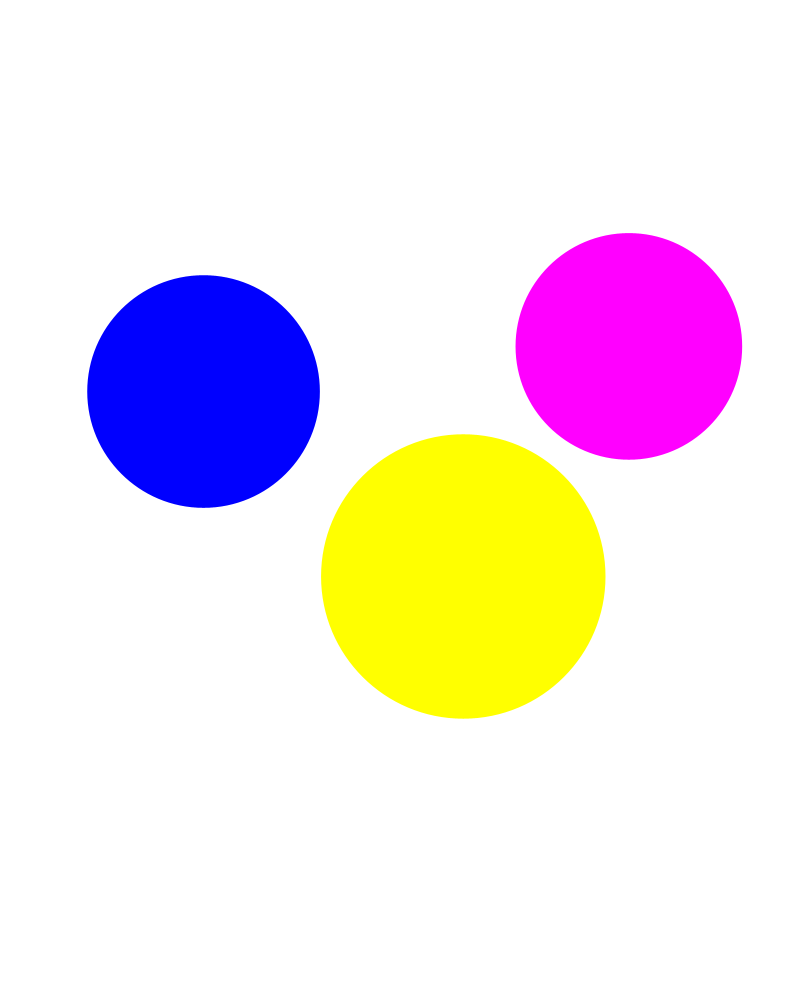
Frame 1 (no input)
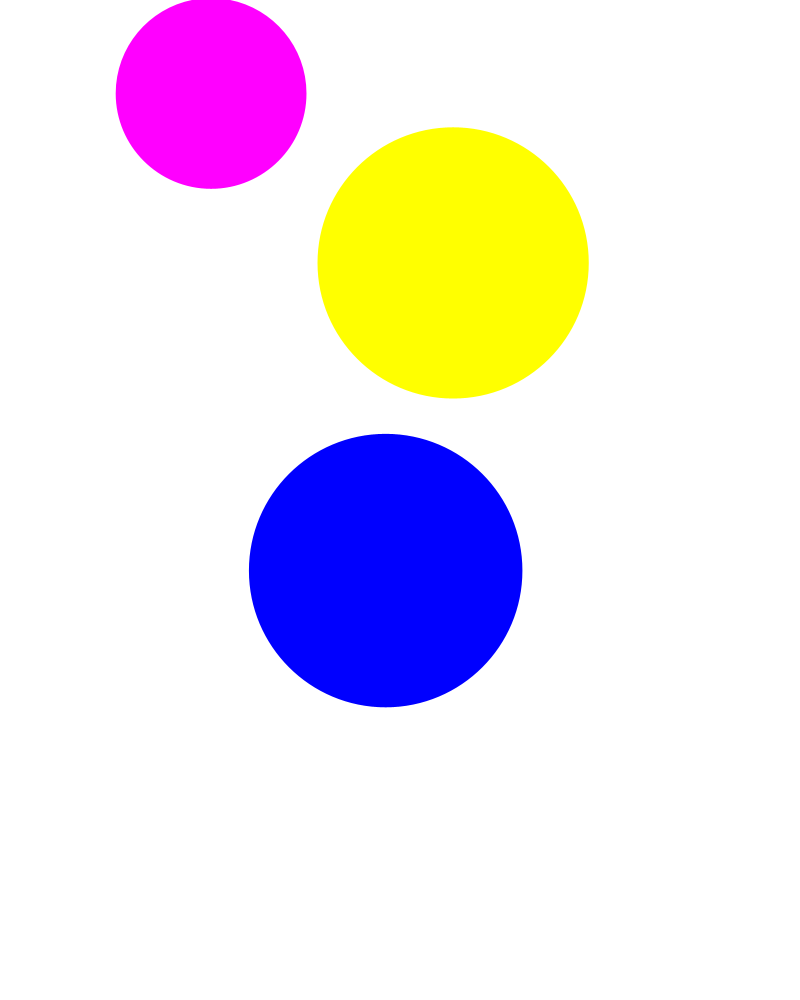
Frame 60 (the mouse pressed at the canvas centre just before this capture)
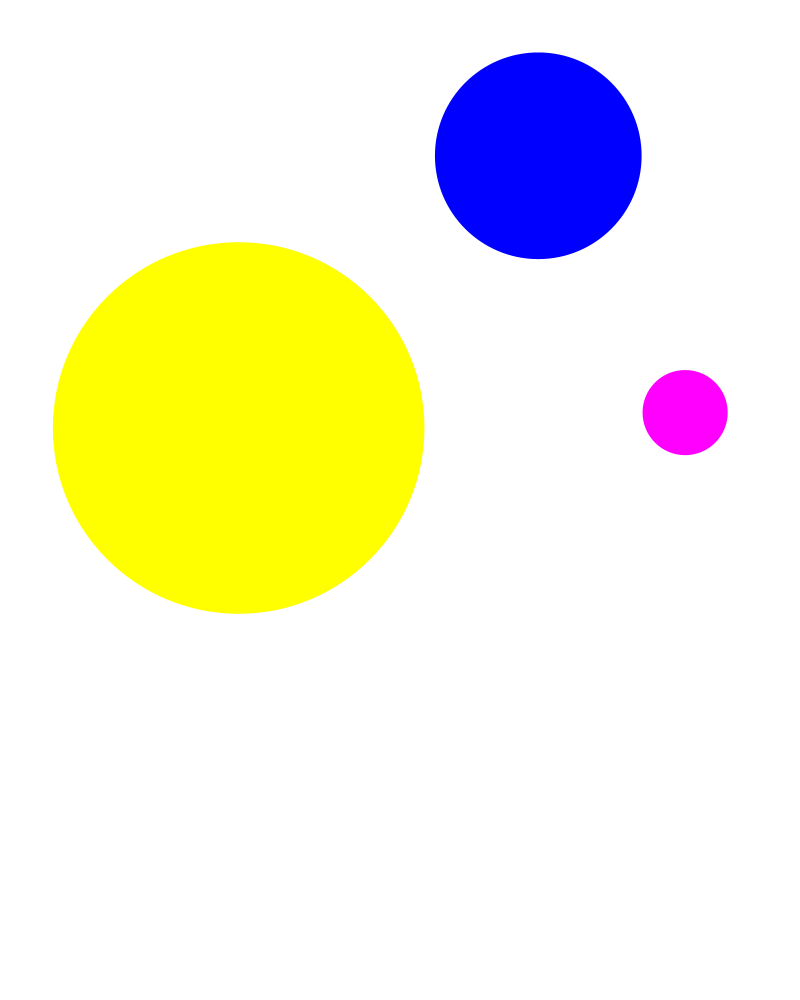
Frame 120 (the mouse held since frame 60 and released just before this capture)

The Processing sketch that drew these frames (run headless with seeded random() and noise(); from frame 60 on, the mouse is pressed at the canvas centre):

// Processing sketch: lerping_circles
// ── lerping_circles.pde
class MovingDot {
  ArrayList<PVector> vList;
  color c = color(255,255,255);
  
  public MovingDot (int steps) {
    vList = new ArrayList<PVector> ();
    while (c==color(255,255,255))
      c = color(int(random(0,2))*255,int(random(0,2))*255,int(random(0,2))*255);
    for (int n=0; n<steps; n++) vList.add(new PVector(random(0.1*width,width-0.1*width),random(0.1*width,height-0.1*width),random(0.1*width,0.5*width)));
  }
  
  void move (float time) {
    /* time: 0-1 */
    float f = time*vList.size();
    int i = int(f);
    f = f-i;
    f = map(cos(f*PI),1,-1,0,1);
    PVector pos = PVector.lerp(vList.get(i),vList.get((i+1)%vList.size()),f);
    fill(c);
    ellipse(pos.x,pos.y,pos.z,pos.z);
  }
}

ArrayList<MovingDot> dots;
float time;
float frames = 150;

boolean export = false;

void setup () {
  size(800,1000);
  dots = new ArrayList<MovingDot>();
  for (int i=0; i<4; i++) dots.add(new MovingDot(int(random(4,6))));
  noStroke();
  blendMode(DIFFERENCE);
  
  frameRate(20);
}

void draw () {
  background(255);
  
  for (MovingDot d : dots) d.move(time/frames);
  
  time++;
  if (time==frames) {
    if (export) stop();
    time-=frames;
  }
  
  if (export) save("frames/"+nf(int(time),3)+".png");
}
